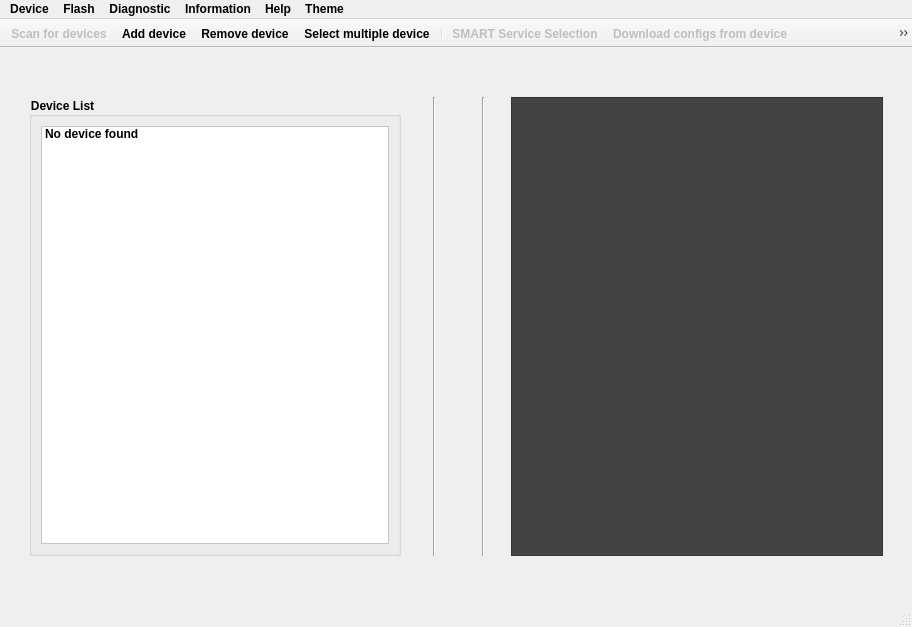
<?xml version="1.0" encoding="UTF-8"?>
<ui version="4.0">
 <class>MainWindow</class>
 <widget class="QMainWindow" name="MainWindow">
  <property name="enabled">
   <bool>true</bool>
  </property>
  <property name="geometry">
   <rect>
    <x>0</x>
    <y>0</y>
    <width>912</width>
    <height>627</height>
   </rect>
  </property>
  <property name="windowTitle">
   <string>Technician</string>
  </property>
  <property name="windowIcon">
   <iconset>
    <normaloff>../ktc_logo.ico</normaloff>../ktc_logo.ico</iconset>
  </property>
  <property name="styleSheet">
   <string notr="true">font-weight: bold</string>
  </property>
  <widget class="QWidget" name="centralwidget">
   <layout class="QGridLayout" name="gridLayout_2">
    <item row="1" column="4" rowspan="2">
     <spacer name="verticalSpacer_3">
      <property name="orientation">
       <enum>Qt::Vertical</enum>
      </property>
      <property name="sizeHint" stdset="0">
       <size>
        <width>20</width>
        <height>40</height>
       </size>
      </property>
     </spacer>
    </item>
    <item row="1" column="8" rowspan="2">
     <widget class="QTextBrowser" name="textBrowser">
      <property name="styleSheet">
       <string notr="true">background-color: rgb(67, 67, 67);
color: rgb(19, 212, 16);
font-weight: Normal;</string>
      </property>
     </widget>
    </item>
    <item row="1" column="0" rowspan="2">
     <spacer name="verticalSpacer_4">
      <property name="orientation">
       <enum>Qt::Vertical</enum>
      </property>
      <property name="sizeType">
       <enum>QSizePolicy::Expanding</enum>
      </property>
      <property name="sizeHint" stdset="0">
       <size>
        <width>20</width>
        <height>40</height>
       </size>
      </property>
     </spacer>
    </item>
    <item row="1" column="6" rowspan="2">
     <widget class="Line" name="line_2">
      <property name="orientation">
       <enum>Qt::Vertical</enum>
      </property>
     </widget>
    </item>
    <item row="3" column="1">
     <spacer name="verticalSpacer_9">
      <property name="orientation">
       <enum>Qt::Vertical</enum>
      </property>
      <property name="sizeType">
       <enum>QSizePolicy::Fixed</enum>
      </property>
      <property name="sizeHint" stdset="0">
       <size>
        <width>20</width>
        <height>40</height>
       </size>
      </property>
     </spacer>
    </item>
    <item row="1" column="5" rowspan="2">
     <spacer name="verticalSpacer_6">
      <property name="orientation">
       <enum>Qt::Vertical</enum>
      </property>
      <property name="sizeHint" stdset="0">
       <size>
        <width>20</width>
        <height>40</height>
       </size>
      </property>
     </spacer>
    </item>
    <item row="0" column="1" colspan="2">
     <spacer name="verticalSpacer_8">
      <property name="orientation">
       <enum>Qt::Vertical</enum>
      </property>
      <property name="sizeType">
       <enum>QSizePolicy::Fixed</enum>
      </property>
      <property name="sizeHint" stdset="0">
       <size>
        <width>20</width>
        <height>40</height>
       </size>
      </property>
     </spacer>
    </item>
    <item row="1" column="3" rowspan="2">
     <widget class="Line" name="line">
      <property name="orientation">
       <enum>Qt::Vertical</enum>
      </property>
     </widget>
    </item>
    <item row="1" column="2" rowspan="2">
     <spacer name="verticalSpacer">
      <property name="orientation">
       <enum>Qt::Vertical</enum>
      </property>
      <property name="sizeType">
       <enum>QSizePolicy::Expanding</enum>
      </property>
      <property name="sizeHint" stdset="0">
       <size>
        <width>20</width>
        <height>40</height>
       </size>
      </property>
     </spacer>
    </item>
    <item row="1" column="7" rowspan="2">
     <spacer name="verticalSpacer_5">
      <property name="orientation">
       <enum>Qt::Vertical</enum>
      </property>
      <property name="sizeHint" stdset="0">
       <size>
        <width>20</width>
        <height>40</height>
       </size>
      </property>
     </spacer>
    </item>
    <item row="1" column="1" rowspan="2">
     <widget class="QGroupBox" name="groupBox_4">
      <property name="title">
       <string>Device List</string>
      </property>
      <property name="flat">
       <bool>false</bool>
      </property>
      <layout class="QGridLayout" name="gridLayout">
       <property name="topMargin">
        <number>9</number>
       </property>
       <item row="1" column="0">
        <layout class="QGridLayout" name="gridLayout_3">
         <item row="0" column="0">
          <widget class="QListWidget" name="devicesNameListWidget">
           <property name="palette">
            <palette>
             <active>
              <colorrole role="WindowText">
               <brush brushstyle="SolidPattern">
                <color alpha="255">
                 <red>0</red>
                 <green>0</green>
                 <blue>0</blue>
                </color>
               </brush>
              </colorrole>
              <colorrole role="Button">
               <brush brushstyle="SolidPattern">
                <color alpha="255">
                 <red>255</red>
                 <green>255</green>
                 <blue>255</blue>
                </color>
               </brush>
              </colorrole>
              <colorrole role="Light">
               <brush brushstyle="SolidPattern">
                <color alpha="255">
                 <red>255</red>
                 <green>255</green>
                 <blue>255</blue>
                </color>
               </brush>
              </colorrole>
              <colorrole role="Midlight">
               <brush brushstyle="SolidPattern">
                <color alpha="255">
                 <red>255</red>
                 <green>255</green>
                 <blue>255</blue>
                </color>
               </brush>
              </colorrole>
              <colorrole role="Dark">
               <brush brushstyle="SolidPattern">
                <color alpha="255">
                 <red>127</red>
                 <green>127</green>
                 <blue>127</blue>
                </color>
               </brush>
              </colorrole>
              <colorrole role="Mid">
               <brush brushstyle="SolidPattern">
                <color alpha="255">
                 <red>170</red>
                 <green>170</green>
                 <blue>170</blue>
                </color>
               </brush>
              </colorrole>
              <colorrole role="Text">
               <brush brushstyle="SolidPattern">
                <color alpha="255">
                 <red>0</red>
                 <green>0</green>
                 <blue>0</blue>
                </color>
               </brush>
              </colorrole>
              <colorrole role="BrightText">
               <brush brushstyle="SolidPattern">
                <color alpha="255">
                 <red>255</red>
                 <green>255</green>
                 <blue>255</blue>
                </color>
               </brush>
              </colorrole>
              <colorrole role="ButtonText">
               <brush brushstyle="SolidPattern">
                <color alpha="255">
                 <red>0</red>
                 <green>0</green>
                 <blue>0</blue>
                </color>
               </brush>
              </colorrole>
              <colorrole role="Base">
               <brush brushstyle="SolidPattern">
                <color alpha="255">
                 <red>255</red>
                 <green>255</green>
                 <blue>255</blue>
                </color>
               </brush>
              </colorrole>
              <colorrole role="Window">
               <brush brushstyle="SolidPattern">
                <color alpha="255">
                 <red>255</red>
                 <green>255</green>
                 <blue>255</blue>
                </color>
               </brush>
              </colorrole>
              <colorrole role="Shadow">
               <brush brushstyle="SolidPattern">
                <color alpha="255">
                 <red>0</red>
                 <green>0</green>
                 <blue>0</blue>
                </color>
               </brush>
              </colorrole>
              <colorrole role="AlternateBase">
               <brush brushstyle="SolidPattern">
                <color alpha="255">
                 <red>255</red>
                 <green>255</green>
                 <blue>255</blue>
                </color>
               </brush>
              </colorrole>
              <colorrole role="ToolTipBase">
               <brush brushstyle="SolidPattern">
                <color alpha="255">
                 <red>255</red>
                 <green>255</green>
                 <blue>220</blue>
                </color>
               </brush>
              </colorrole>
              <colorrole role="ToolTipText">
               <brush brushstyle="SolidPattern">
                <color alpha="255">
                 <red>0</red>
                 <green>0</green>
                 <blue>0</blue>
                </color>
               </brush>
              </colorrole>
              <colorrole role="PlaceholderText">
               <brush brushstyle="SolidPattern">
                <color alpha="128">
                 <red>0</red>
                 <green>0</green>
                 <blue>0</blue>
                </color>
               </brush>
              </colorrole>
             </active>
             <inactive>
              <colorrole role="WindowText">
               <brush brushstyle="SolidPattern">
                <color alpha="255">
                 <red>0</red>
                 <green>0</green>
                 <blue>0</blue>
                </color>
               </brush>
              </colorrole>
              <colorrole role="Button">
               <brush brushstyle="SolidPattern">
                <color alpha="255">
                 <red>255</red>
                 <green>255</green>
                 <blue>255</blue>
                </color>
               </brush>
              </colorrole>
              <colorrole role="Light">
               <brush brushstyle="SolidPattern">
                <color alpha="255">
                 <red>255</red>
                 <green>255</green>
                 <blue>255</blue>
                </color>
               </brush>
              </colorrole>
              <colorrole role="Midlight">
               <brush brushstyle="SolidPattern">
                <color alpha="255">
                 <red>255</red>
                 <green>255</green>
                 <blue>255</blue>
                </color>
               </brush>
              </colorrole>
              <colorrole role="Dark">
               <brush brushstyle="SolidPattern">
                <color alpha="255">
                 <red>127</red>
                 <green>127</green>
                 <blue>127</blue>
                </color>
               </brush>
              </colorrole>
              <colorrole role="Mid">
               <brush brushstyle="SolidPattern">
                <color alpha="255">
                 <red>170</red>
                 <green>170</green>
                 <blue>170</blue>
                </color>
               </brush>
              </colorrole>
              <colorrole role="Text">
               <brush brushstyle="SolidPattern">
                <color alpha="255">
                 <red>0</red>
                 <green>0</green>
                 <blue>0</blue>
                </color>
               </brush>
              </colorrole>
              <colorrole role="BrightText">
               <brush brushstyle="SolidPattern">
                <color alpha="255">
                 <red>255</red>
                 <green>255</green>
                 <blue>255</blue>
                </color>
               </brush>
              </colorrole>
              <colorrole role="ButtonText">
               <brush brushstyle="SolidPattern">
                <color alpha="255">
                 <red>0</red>
                 <green>0</green>
                 <blue>0</blue>
                </color>
               </brush>
              </colorrole>
              <colorrole role="Base">
               <brush brushstyle="SolidPattern">
                <color alpha="255">
                 <red>255</red>
                 <green>255</green>
                 <blue>255</blue>
                </color>
               </brush>
              </colorrole>
              <colorrole role="Window">
               <brush brushstyle="SolidPattern">
                <color alpha="255">
                 <red>255</red>
                 <green>255</green>
                 <blue>255</blue>
                </color>
               </brush>
              </colorrole>
              <colorrole role="Shadow">
               <brush brushstyle="SolidPattern">
                <color alpha="255">
                 <red>0</red>
                 <green>0</green>
                 <blue>0</blue>
                </color>
               </brush>
              </colorrole>
              <colorrole role="AlternateBase">
               <brush brushstyle="SolidPattern">
                <color alpha="255">
                 <red>255</red>
                 <green>255</green>
                 <blue>255</blue>
                </color>
               </brush>
              </colorrole>
              <colorrole role="ToolTipBase">
               <brush brushstyle="SolidPattern">
                <color alpha="255">
                 <red>255</red>
                 <green>255</green>
                 <blue>220</blue>
                </color>
               </brush>
              </colorrole>
              <colorrole role="ToolTipText">
               <brush brushstyle="SolidPattern">
                <color alpha="255">
                 <red>0</red>
                 <green>0</green>
                 <blue>0</blue>
                </color>
               </brush>
              </colorrole>
              <colorrole role="PlaceholderText">
               <brush brushstyle="SolidPattern">
                <color alpha="128">
                 <red>0</red>
                 <green>0</green>
                 <blue>0</blue>
                </color>
               </brush>
              </colorrole>
             </inactive>
             <disabled>
              <colorrole role="WindowText">
               <brush brushstyle="SolidPattern">
                <color alpha="255">
                 <red>127</red>
                 <green>127</green>
                 <blue>127</blue>
                </color>
               </brush>
              </colorrole>
              <colorrole role="Button">
               <brush brushstyle="SolidPattern">
                <color alpha="255">
                 <red>255</red>
                 <green>255</green>
                 <blue>255</blue>
                </color>
               </brush>
              </colorrole>
              <colorrole role="Light">
               <brush brushstyle="SolidPattern">
                <color alpha="255">
                 <red>255</red>
                 <green>255</green>
                 <blue>255</blue>
                </color>
               </brush>
              </colorrole>
              <colorrole role="Midlight">
               <brush brushstyle="SolidPattern">
                <color alpha="255">
                 <red>255</red>
                 <green>255</green>
                 <blue>255</blue>
                </color>
               </brush>
              </colorrole>
              <colorrole role="Dark">
               <brush brushstyle="SolidPattern">
                <color alpha="255">
                 <red>127</red>
                 <green>127</green>
                 <blue>127</blue>
                </color>
               </brush>
              </colorrole>
              <colorrole role="Mid">
               <brush brushstyle="SolidPattern">
                <color alpha="255">
                 <red>170</red>
                 <green>170</green>
                 <blue>170</blue>
                </color>
               </brush>
              </colorrole>
              <colorrole role="Text">
               <brush brushstyle="SolidPattern">
                <color alpha="255">
                 <red>127</red>
                 <green>127</green>
                 <blue>127</blue>
                </color>
               </brush>
              </colorrole>
              <colorrole role="BrightText">
               <brush brushstyle="SolidPattern">
                <color alpha="255">
                 <red>255</red>
                 <green>255</green>
                 <blue>255</blue>
                </color>
               </brush>
              </colorrole>
              <colorrole role="ButtonText">
               <brush brushstyle="SolidPattern">
                <color alpha="255">
                 <red>127</red>
                 <green>127</green>
                 <blue>127</blue>
                </color>
               </brush>
              </colorrole>
              <colorrole role="Base">
               <brush brushstyle="SolidPattern">
                <color alpha="255">
                 <red>255</red>
                 <green>255</green>
                 <blue>255</blue>
                </color>
               </brush>
              </colorrole>
              <colorrole role="Window">
               <brush brushstyle="SolidPattern">
                <color alpha="255">
                 <red>255</red>
                 <green>255</green>
                 <blue>255</blue>
                </color>
               </brush>
              </colorrole>
              <colorrole role="Shadow">
               <brush brushstyle="SolidPattern">
                <color alpha="255">
                 <red>0</red>
                 <green>0</green>
                 <blue>0</blue>
                </color>
               </brush>
              </colorrole>
              <colorrole role="AlternateBase">
               <brush brushstyle="SolidPattern">
                <color alpha="255">
                 <red>255</red>
                 <green>255</green>
                 <blue>255</blue>
                </color>
               </brush>
              </colorrole>
              <colorrole role="ToolTipBase">
               <brush brushstyle="SolidPattern">
                <color alpha="255">
                 <red>255</red>
                 <green>255</green>
                 <blue>220</blue>
                </color>
               </brush>
              </colorrole>
              <colorrole role="ToolTipText">
               <brush brushstyle="SolidPattern">
                <color alpha="255">
                 <red>0</red>
                 <green>0</green>
                 <blue>0</blue>
                </color>
               </brush>
              </colorrole>
              <colorrole role="PlaceholderText">
               <brush brushstyle="SolidPattern">
                <color alpha="128">
                 <red>0</red>
                 <green>0</green>
                 <blue>0</blue>
                </color>
               </brush>
              </colorrole>
             </disabled>
            </palette>
           </property>
           <item>
            <property name="text">
             <string>No device found</string>
            </property>
            <property name="flags">
             <set>ItemIsSelectable|ItemIsUserCheckable|ItemIsEnabled</set>
            </property>
           </item>
          </widget>
         </item>
        </layout>
       </item>
      </layout>
     </widget>
    </item>
    <item row="1" column="9" rowspan="2">
     <spacer name="verticalSpacer_7">
      <property name="orientation">
       <enum>Qt::Vertical</enum>
      </property>
      <property name="sizeHint" stdset="0">
       <size>
        <width>20</width>
        <height>40</height>
       </size>
      </property>
     </spacer>
    </item>
   </layout>
  </widget>
  <widget class="QStatusBar" name="statusBar"/>
  <widget class="QMenuBar" name="menuBar">
   <property name="geometry">
    <rect>
     <x>0</x>
     <y>0</y>
     <width>912</width>
     <height>26</height>
    </rect>
   </property>
   <widget class="QMenu" name="menuFile">
    <property name="title">
     <string>Device</string>
    </property>
    <addaction name="actionScanDevices"/>
    <addaction name="actionAddDevice"/>
    <addaction name="actionSMART_Service_Selection"/>
    <addaction name="actionConnect"/>
    <addaction name="actionConfigure"/>
    <addaction name="separator"/>
    <addaction name="actionRestart"/>
   </widget>
   <widget class="QMenu" name="menuFlash">
    <property name="title">
     <string>Flash</string>
    </property>
    <addaction name="actionSoftwareFlash"/>
    <addaction name="actionStop_Flashing"/>
    <addaction name="actionOS_Flash"/>
   </widget>
   <widget class="QMenu" name="menuDiagnostic">
    <property name="title">
     <string>Diagnostic</string>
    </property>
   </widget>
   <widget class="QMenu" name="menuInformation">
    <property name="enabled">
     <bool>true</bool>
    </property>
    <property name="title">
     <string>Information</string>
    </property>
   </widget>
   <widget class="QMenu" name="menuHelp">
    <property name="title">
     <string>Help</string>
    </property>
   </widget>
   <widget class="QMenu" name="menuTheme">
    <property name="title">
     <string>Theme</string>
    </property>
    <addaction name="actionDark_Gray"/>
    <addaction name="actionDark_Blue"/>
    <addaction name="actionLight_Gray"/>
    <addaction name="actionLight_Blue"/>
    <addaction name="actionCustom_Color"/>
   </widget>
   <addaction name="menuFile"/>
   <addaction name="menuFlash"/>
   <addaction name="menuDiagnostic"/>
   <addaction name="menuInformation"/>
   <addaction name="menuHelp"/>
   <addaction name="menuTheme"/>
  </widget>
  <widget class="QToolBar" name="toolBar">
   <property name="enabled">
    <bool>true</bool>
   </property>
   <property name="windowTitle">
    <string>toolBar</string>
   </property>
   <property name="movable">
    <bool>false</bool>
   </property>
   <attribute name="toolBarArea">
    <enum>TopToolBarArea</enum>
   </attribute>
   <attribute name="toolBarBreak">
    <bool>false</bool>
   </attribute>
   <addaction name="actionScanDevices"/>
   <addaction name="actionAddDevice"/>
   <addaction name="actionRemoveDevice"/>
   <addaction name="actionSelectMultipleDevice"/>
   <addaction name="separator"/>
   <addaction name="actionSMART_Service_Selection"/>
   <addaction name="actionConnect"/>
   <addaction name="actionConfigure"/>
   <addaction name="actionReset_configs"/>
   <addaction name="actionRestart"/>
   <addaction name="separator"/>
   <addaction name="actionSoftwareFlash"/>
   <addaction name="actionStop_Flashing"/>
   <addaction name="separator"/>
  </widget>
  <action name="actionScanDevices">
   <property name="enabled">
    <bool>false</bool>
   </property>
   <property name="icon">
    <iconset>
     <normaloff>../icons/search_icon_2.png</normaloff>../icons/search_icon_2.png</iconset>
   </property>
   <property name="text">
    <string>Scan for devices</string>
   </property>
  </action>
  <action name="actionConfigure">
   <property name="enabled">
    <bool>false</bool>
   </property>
   <property name="icon">
    <iconset>
     <normaloff>../icons/configure_icon.png</normaloff>../icons/configure_icon.png</iconset>
   </property>
   <property name="text">
    <string>Edit device configurations</string>
   </property>
  </action>
  <action name="actionConnect">
   <property name="enabled">
    <bool>false</bool>
   </property>
   <property name="icon">
    <iconset>
     <normaloff>../icons/connect_icon.png</normaloff>../icons/connect_icon.png</iconset>
   </property>
   <property name="text">
    <string>Download configs from device</string>
   </property>
  </action>
  <action name="actionRestart">
   <property name="enabled">
    <bool>false</bool>
   </property>
   <property name="icon">
    <iconset>
     <normaloff>../icons/restart_icon.png</normaloff>../icons/restart_icon.png</iconset>
   </property>
   <property name="text">
    <string>Restart device</string>
   </property>
  </action>
  <action name="actionSoftwareFlash">
   <property name="enabled">
    <bool>false</bool>
   </property>
   <property name="icon">
    <iconset>
     <normaloff>:/flash_icon.svg</normaloff>:/flash_icon.svg</iconset>
   </property>
   <property name="text">
    <string>SoftwareFlash</string>
   </property>
  </action>
  <action name="actionOS_Flash">
   <property name="enabled">
    <bool>false</bool>
   </property>
   <property name="text">
    <string>OS Flash</string>
   </property>
  </action>
  <action name="actionStop_Flashing">
   <property name="enabled">
    <bool>false</bool>
   </property>
   <property name="text">
    <string>Stop Flashing</string>
   </property>
  </action>
  <action name="actionAddDevice">
   <property name="icon">
    <iconset>
     <normaloff>../icons/add_new_device.png</normaloff>../icons/add_new_device.png</iconset>
   </property>
   <property name="text">
    <string>Add device</string>
   </property>
  </action>
  <action name="actionRemoveDevice">
   <property name="icon">
    <iconset>
     <normaloff>../icons/remove_device.png</normaloff>../icons/remove_device.png</iconset>
   </property>
   <property name="text">
    <string>Remove device</string>
   </property>
  </action>
  <action name="actionSelectMultipleDevice">
   <property name="checkable">
    <bool>true</bool>
   </property>
   <property name="icon">
    <iconset>
     <normaloff>../icons/select_multiple.png</normaloff>../icons/select_multiple.png</iconset>
   </property>
   <property name="text">
    <string>Select multiple device</string>
   </property>
  </action>
  <action name="actionDark_Gray">
   <property name="text">
    <string>Dark Gray</string>
   </property>
  </action>
  <action name="actionDark_Blue">
   <property name="text">
    <string>Dark Blue</string>
   </property>
  </action>
  <action name="actionLight_Gray">
   <property name="text">
    <string>Light Gray</string>
   </property>
  </action>
  <action name="actionLight_Blue">
   <property name="text">
    <string>Light Blue</string>
   </property>
  </action>
  <action name="actionCustom_Color">
   <property name="text">
    <string>Custom Color</string>
   </property>
  </action>
  <action name="actionReset_configs">
   <property name="enabled">
    <bool>false</bool>
   </property>
   <property name="icon">
    <iconset>
     <normaloff>../icons/reset_config_icon.png</normaloff>../icons/reset_config_icon.png</iconset>
   </property>
   <property name="text">
    <string>Reset configs</string>
   </property>
   <property name="toolTip">
    <string>Reset config files to old files</string>
   </property>
  </action>
  <action name="actionSMART_Service_Selection">
   <property name="enabled">
    <bool>false</bool>
   </property>
   <property name="icon">
    <iconset resource="../resources.qrc">
     <normaloff>../icons/smart_icon.png</normaloff>../icons/smart_icon.png</iconset>
   </property>
   <property name="text">
    <string>SMART Service Selection</string>
   </property>
  </action>
 </widget>
 <resources>
  <include location="../resources.qrc"/>
 </resources>
 <connections/>
</ui>
